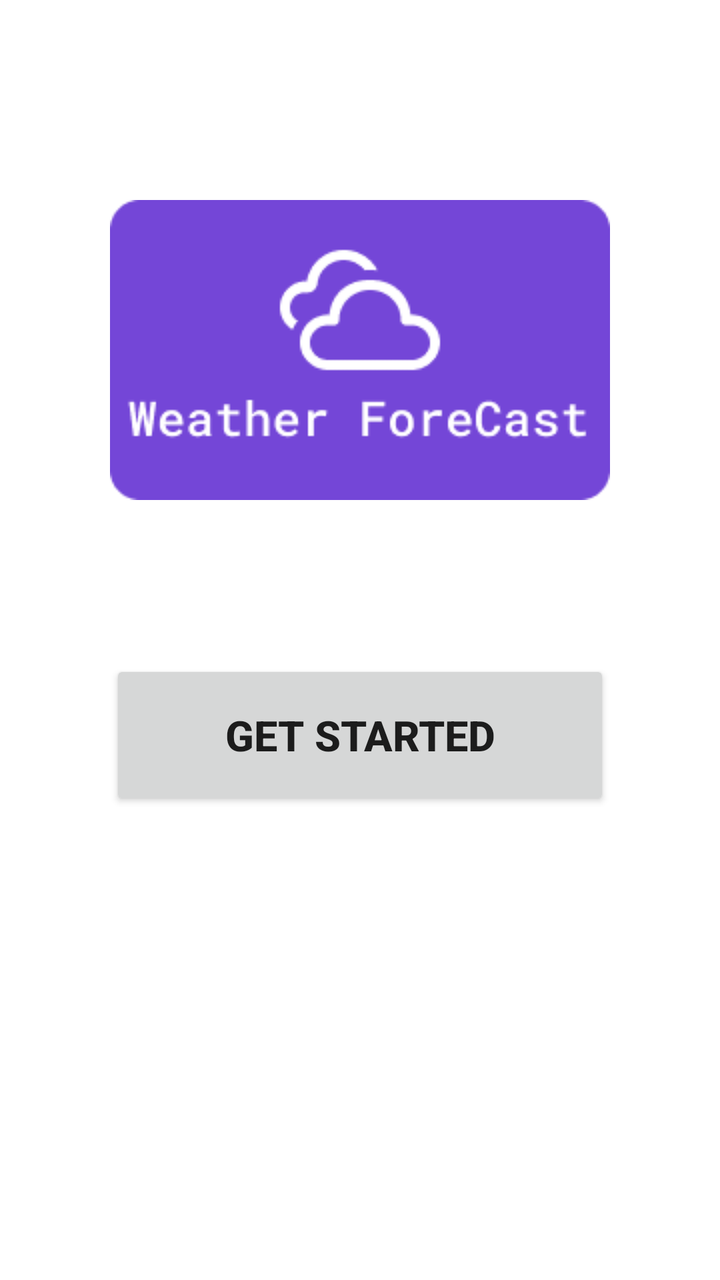
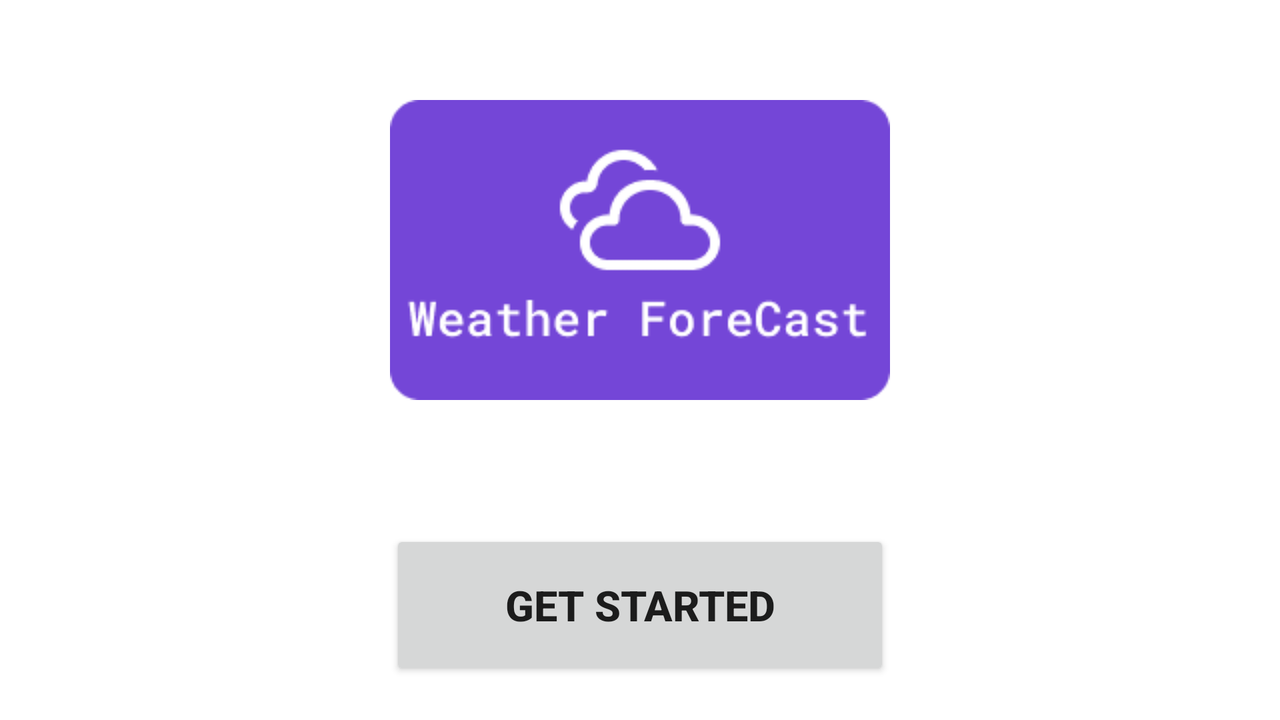

Two renders of one Android screen. The first uses the default layout on a phone; the second uses the alternative layout the repository ships for a different screen configuration, on a matching device. The two XML files are below.
<!-- AndroidManifest.xml: application theme Theme.WeatherApp -->
<!-- res/layout/activity_main.xml -->
<?xml version="1.0" encoding="utf-8"?>
<androidx.constraintlayout.widget.ConstraintLayout xmlns:android="http://schemas.android.com/apk/res/android"
    xmlns:app="http://schemas.android.com/apk/res-auto"
    xmlns:tools="http://schemas.android.com/tools"
    android:layout_width="match_parent"
    android:layout_height="match_parent"
    android:orientation="vertical"
    tools:context=".view.MainActivity">

    <ImageView
        android:id="@+id/weather_forecast"
        android:layout_width="wrap_content"
        android:layout_height="wrap_content"
        android:layout_marginTop="100dp"
        app:layout_constraintEnd_toEndOf="parent"
        app:layout_constraintStart_toStartOf="parent"
        app:layout_constraintTop_toTopOf="parent"
        app:srcCompat="@drawable/weather_forecast" />

    <Button
        android:id="@+id/get_started_button"
        android:layout_width="250dp"
        android:layout_height="75dp"
        android:layout_marginTop="80dp"
        android:gravity="center"
        android:text="@string/get_startedBtn"
        android:textSize="21sp"
        android:textStyle="bold"
        app:layout_constraintEnd_toEndOf="parent"
        app:layout_constraintStart_toStartOf="parent"
        app:layout_constraintTop_toBottomOf="@+id/weather_forecast" />
</androidx.constraintlayout.widget.ConstraintLayout>
<!-- resources referenced by this layout -->
<resources>
  <!-- drawable weather_forecast: png bitmap (drawable, 5469 bytes) -->
  <string name="get_startedBtn">Get Started</string>
  <style name="Theme.WeatherApp" parent="Theme.MaterialComponents.DayNight.NoActionBar">
          
          <item name="colorPrimary">#FFDB00</item>
          <item name="colorPrimaryVariant">#7446D7</item>
          <item name="colorOnPrimary">@color/white</item>
          
          <item name="colorSecondary">@color/teal_200</item>
          <item name="colorSecondaryVariant">@color/teal_700</item>
          <item name="colorOnSecondary">@color/black</item>
          
          <item name="android:statusBarColor">?attr/colorPrimaryVariant</item>
          
      </style>
</resources>
<!-- res/layout-land/activity_main.xml (the author's variant of the layout above) -->
<!-- drawn on the phone turned sideways -->
<?xml version="1.0" encoding="utf-8"?>
<androidx.constraintlayout.widget.ConstraintLayout xmlns:android="http://schemas.android.com/apk/res/android"
    android:layout_width="match_parent"
    android:layout_height="match_parent"
    xmlns:app="http://schemas.android.com/apk/res-auto"
    android:orientation="horizontal">

    <ImageView
        android:id="@+id/weather_forecast"
        android:layout_width="wrap_content"
        android:layout_height="wrap_content"
        android:layout_marginTop="50dp"
        app:layout_constraintEnd_toEndOf="parent"
        app:layout_constraintStart_toStartOf="parent"
        app:layout_constraintTop_toTopOf="parent"
        app:srcCompat="@drawable/weather_forecast" />

    <Button
        android:id="@+id/get_started_button"
        android:layout_width="250dp"
        android:layout_height="75dp"
        android:layout_marginTop="65dp"
        android:gravity="center"
        android:text="@string/get_startedBtn"
        android:textSize="21sp"
        android:textStyle="bold"
        app:layout_constraintEnd_toEndOf="parent"
        app:layout_constraintStart_toStartOf="parent"
        app:layout_constraintTop_toBottomOf="@+id/weather_forecast" />

</androidx.constraintlayout.widget.ConstraintLayout>
